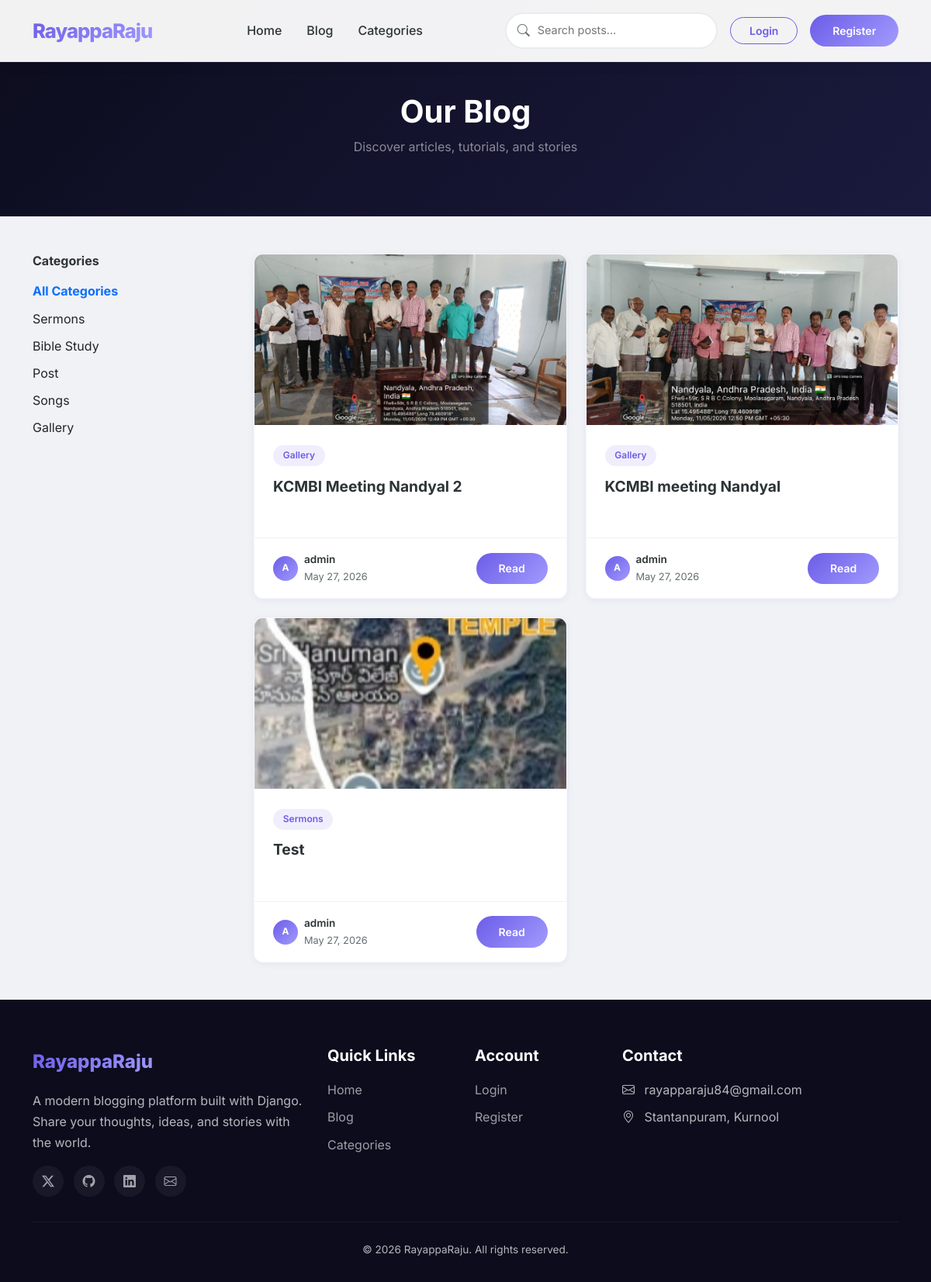
Screenshot of /blog/ with the database file from the repository.
### blog/models.py (models this page shows, shortened)
class Category(models.Model):
    name = models.CharField(max_length=100, unique=True)
    slug = models.SlugField(max_length=100, unique=True, blank=True)
    class Meta:
        verbose_name_plural = 'Categories'

class Post(models.Model):
    STATUS_CHOICES = [
        ('draft', 'Draft'),
        ('published', 'Published'),
    ]
    title = models.CharField(max_length=200)
    slug = models.SlugField(max_length=200, unique=True, blank=True)
    author = models.ForeignKey('auth.User', on_delete=models.CASCADE, related_name='posts')
    category = models.ForeignKey(Category, on_delete=models.SET_NULL, null=True, related_name='posts')
    thumbnail = models.ImageField(upload_to='thumbnails/', blank=True, null=True)
    excerpt = models.TextField(max_length=500, blank=True)
    content = models.TextField()
    tags = models.ManyToManyField(Tag, related_name='posts', blank=True)
    status = models.CharField(max_length=10, choices=STATUS_CHOICES, default='draft')
    featured = models.BooleanField(default=False)
    created_at = models.DateTimeField(auto_now_add=True)
    updated_at = models.DateTimeField(auto_now=True)
    class Meta:
        ordering = ['-created_at']
    def get_absolute_url(self):
        return reverse('blog_detail', args=[self.slug])

### blog/views.py (the view)
# urls.py: path('blog/', views.blog_list, name='blog_list'),
def blog_list(request):
    posts = Post.objects.filter(status='published')
    category_slug = request.GET.get('category')
    if category_slug:
        posts = posts.filter(category__slug=category_slug)
    categories = Category.objects.all()
    context = {
        'posts': posts,
        'categories': categories,
        'current_category': category_slug,
    }
    return render(request, 'blog_list.html', context)

### templates/blog_list.html (shortened to what this page needs)
{% extends 'base.html' %}
{% block content %}
<section style="padding-top: 120px; padding-bottom: 60px; background: linear-gradient(135deg, #0c0c1d, #1a1a3e);">
  <div class="container text-center text-white">
    <h1 class="fw-bold">Our Blog</h1>
    <p class="text-white-50">Discover articles, tutorials, and stories</p>
  </div>
</section>
<section class="py-5">
  <div class="container">
    <div class="row">
      <div class="col-lg-3">
        <div class="admin-card">
          <h6 class="fw-bold mb-3">Categories</h6>
          <ul class="list-unstyled">
            <li class="mb-2">
              <a href="{% url 'blog_list' %}" class="text-decoration-none {% if not current_category %}fw-bold text-primary{% else %}text-dark{% endif %}">
                All Categories
              </a>
            </li>
            {% for cat in categories %}
            <li class="mb-2">
              <a href="{% url 'blog_list' %}?category={{ cat.slug }}" class="text-decoration-none {% if current_category == cat.slug %}fw-bold text-primary{% else %}text-dark{% endif %}">
                {{ cat.name }}
              </a>
            </li>
            {% endfor %}
          </ul>
        </div>
      </div>
      <div class="col-lg-9">
        {% if posts %}
        <div class="row g-4">
          {% for post in posts %}
          <div class="col-md-6">
            <div class="blog-card">
              <div class="card-img-wrapper">
                {% if post.thumbnail %}
                <img src="{{ post.thumbnail.url }}" alt="{{ post.title }}">
                {% else %}
                <div class="card-img-placeholder"><i class="bi bi-image"></i></div>
                {% endif %}
              </div>
              <div class="card-body">
                {% if post.category %}
                <a href="{% url 'blog_list' %}?category={{ post.category.slug }}" class="category-badge">{{ post.category.name }}</a>
                {% endif %}
                <h5 class="card-title"><a href="{{ post.get_absolute_url }}">{{ post.title }}</a></h5>
              </div>
              <div class="card-footer">
                <div class="author-info">
                  <div class="author-avatar">{{ post.author.username|first|upper }}</div>
                  <div>
                    <div class="author-name">{{ post.author.get_full_name|default:post.author.username }}</div>
                    <div class="post-date">{{ post.created_at|date:"M d, Y" }}</div>
                  </div>
                </div>
                <a href="{{ post.get_absolute_url }}" class="btn btn-gradient btn-sm">Read</a>
              </div>
            </div>
          </div>
          {% endfor %}
        </div>
        {% else %}
        <div class="empty-state">
          <div class="empty-icon"><i class="bi bi-journal-text"></i></div>
          <h4>No Posts Yet</h4>
          <p>Check back soon for new content!</p>
        </div>
        {% endif %}
      </div>
    </div>
  </div>
</section>
{% endblock %}

### static/css/style.css (style rules this page uses)
:root { --primary: #6c5ce7; --primary-dark: #4a3db8; --secondary: #00cec9; --accent: #fd79a8; --dark: #2d3436; --light: #f8f9fa; --gray: #636e72; --gradient-1: linear-gradient(135deg, #6c5ce7, #a29bfe); --gradient-2: linear-gradient(135deg, #00cec9, #81ecec); --gradient-3: linear-gradient(135deg, #fd79a8, #e84393); --gradient-4: linear-gradient(135deg, #fdcb6e, #e17055); --shadow-sm: 0 2px 8px rgba(108, 92, 231, 0.08); --shadow-md: 0 4px 20px rgba(108, 92, 231, 0.12); --shadow-lg: 0 8px 40px rgba(108, 92, 231, 0.15); --radius-sm: 8px; --radius-md: 12px; --radius-lg: 20px; --transition: all 0.3s cubic-bezier(0.4, 0, 0.2, 1); }
* { margin: 0; padding: 0; box-sizing: border-box; }
body { font-family: 'Inter', sans-serif; background: #f0f2f5; color: var(--dark); line-height: 1.7; }
.blog-card { background: white; border-radius: var(--radius-md); overflow: hidden; box-shadow: var(--shadow-sm); transition: var(--transition); height: 100%; border: 1px solid rgba(108, 92, 231, 0.05); }
.blog-card .card-img-wrapper { height: 220px; overflow: hidden; position: relative; }
.blog-card .card-img-wrapper img { width: 100%; height: 100%; object-fit: cover; transition: var(--transition); }
.blog-card .card-body { padding: 1.5rem; }
.blog-card .category-badge { display: inline-block; background: rgba(108, 92, 231, 0.1); color: var(--primary); padding: 0.2rem 0.8rem; border-radius: 50px; font-size: 0.75rem; font-weight: 600; margin-bottom: 0.8rem; text-decoration: none; transition: var(--transition); }
.blog-card .card-title { font-weight: 700; font-size: 1.2rem; line-height: 1.4; margin-bottom: 0.8rem; }
.blog-card .card-title a { color: var(--dark); text-decoration: none; transition: var(--transition); }
.blog-card .card-footer { background: transparent; border-top: 1px solid rgba(0, 0, 0, 0.05); padding: 1rem 1.5rem; display: flex; align-items: center; justify-content: space-between; }
.blog-card .author-info { display: flex; align-items: center; gap: 0.5rem; }
.blog-card .author-avatar { width: 32px; height: 32px; border-radius: 50%; background: var(--gradient-1); display: flex; align-items: center; justify-content: center; color: white; font-size: 0.75rem; font-weight: 700; }
.blog-card .author-name { font-size: 0.85rem; font-weight: 600; color: var(--dark); }
.blog-card .post-date { font-size: 0.8rem; color: var(--gray); }
.btn-gradient { background: var(--gradient-1); border: none; color: white; border-radius: 50px; padding: 0.6rem 1.8rem; font-weight: 600; transition: var(--transition); }
section { padding: 80px 0; }

### rows the page displays
Category: name "Sermons"
Category: name "Bible Study"
Category: name "Post"
Category: name "Songs"
Category: name "Gallery"
Post: thumbnail (picture), category.name "Gallery", title "KCMBI Meeting Nandyal 2", author.username|first "A", author.get_full_name "admin", created_at "May 27, 2026"
Post: thumbnail (picture), category.name "Gallery", title "KCMBI meeting Nandyal", author.username|first "A", author.get_full_name "admin", created_at "May 27, 2026"
Post: thumbnail (picture), category.name "Sermons", title "Test", author.username|first "A", author.get_full_name "admin", created_at "May 27, 2026"
